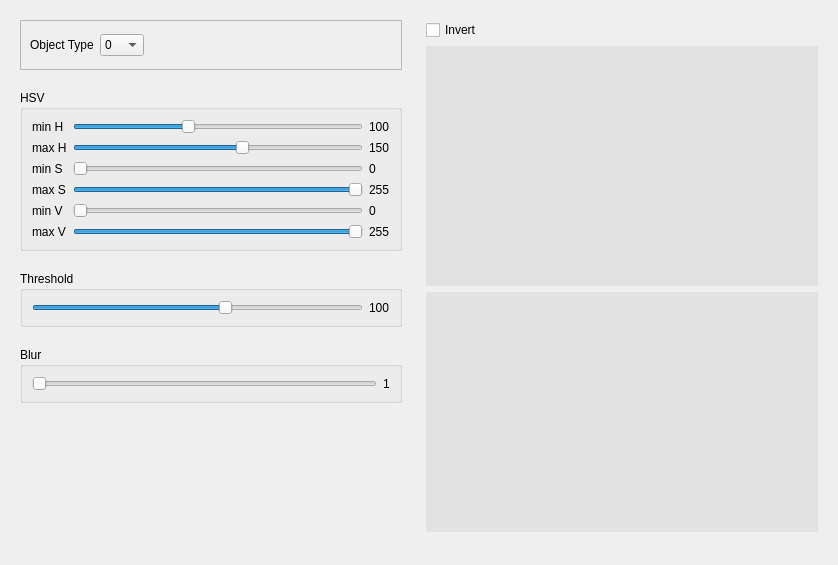
<?xml version="1.0" encoding="UTF-8"?>
<ui version="4.0">
 <class>FilterWindow</class>
 <widget class="QDialog" name="FilterWindow">
  <property name="geometry">
   <rect>
    <x>0</x>
    <y>0</y>
    <width>838</width>
    <height>565</height>
   </rect>
  </property>
  <property name="windowTitle">
   <string>Filter Window</string>
  </property>
  <layout class="QHBoxLayout" name="horizontalLayout">
   <item>
     <widget class="QFrame" name="controlsFrame">
     <property name="maximumSize">
      <size>
       <width>400</width>
       <height>16777215</height>
      </size>
     </property>
     <layout class="QVBoxLayout" name="verticalLayout">
      <property name="spacing">
       <number>20</number>
      </property>
      <item>
       <widget class="QFrame" name="frame_2">
        <property name="minimumSize">
         <size>
          <width>0</width>
          <height>50</height>
         </size>
        </property>
        <property name="frameShape">
         <enum>QFrame::StyledPanel</enum>
        </property>
        <property name="frameShadow">
         <enum>QFrame::Raised</enum>
        </property>
        <layout class="QHBoxLayout" name="horizontalLayout_2">
         <item>
          <widget class="QLabel" name="label_7">
           <property name="text">
            <string>Object Type</string>
           </property>
          </widget>
         </item>
         <item>
          <widget class="QComboBox" name="cbObjectType">
           <item>
            <property name="text">
             <string>0</string>
            </property>
           </item>
           <item>
            <property name="text">
             <string>1</string>
            </property>
           </item>
           <item>
            <property name="text">
             <string>2</string>
            </property>
           </item>
           <item>
            <property name="text">
             <string>3</string>
            </property>
           </item>
           <item>
            <property name="text">
             <string>4</string>
            </property>
           </item>
           <item>
            <property name="text">
             <string>5</string>
            </property>
           </item>
           <item>
            <property name="text">
             <string>6</string>
            </property>
           </item>
           <item>
            <property name="text">
             <string>7</string>
            </property>
           </item>
           <item>
            <property name="text">
             <string>8</string>
            </property>
           </item>
           <item>
            <property name="text">
             <string>9</string>
            </property>
           </item>
           <item>
            <property name="text">
             <string>10</string>
            </property>
           </item>
           <item>
            <property name="text">
             <string>11</string>
            </property>
           </item>
           <item>
            <property name="text">
             <string>12</string>
            </property>
           </item>
           <item>
            <property name="text">
             <string>13</string>
            </property>
           </item>
           <item>
            <property name="text">
             <string>14</string>
            </property>
           </item>
           <item>
            <property name="text">
             <string>15</string>
            </property>
           </item>
           <item>
            <property name="text">
             <string>16</string>
            </property>
           </item>
           <item>
            <property name="text">
             <string>17</string>
            </property>
           </item>
           <item>
            <property name="text">
             <string>18</string>
            </property>
           </item>
           <item>
            <property name="text">
             <string>19</string>
            </property>
           </item>
           <item>
            <property name="text">
             <string>20</string>
            </property>
           </item>
           <item>
            <property name="text">
             <string>21</string>
            </property>
           </item>
           <item>
            <property name="text">
             <string>22</string>
            </property>
           </item>
           <item>
            <property name="text">
             <string>23</string>
            </property>
           </item>
           <item>
            <property name="text">
             <string>24</string>
            </property>
           </item>
           <item>
            <property name="text">
             <string>25</string>
            </property>
           </item>
           <item>
            <property name="text">
             <string>26</string>
            </property>
           </item>
           <item>
            <property name="text">
             <string>27</string>
            </property>
           </item>
           <item>
            <property name="text">
             <string>28</string>
            </property>
           </item>
           <item>
            <property name="text">
             <string>29</string>
            </property>
           </item>
           <item>
            <property name="text">
             <string>+</string>
            </property>
           </item>
          </widget>
         </item>
         <item>
          <spacer name="horizontalSpacer">
           <property name="orientation">
            <enum>Qt::Horizontal</enum>
           </property>
           <property name="sizeHint" stdset="0">
            <size>
             <width>40</width>
             <height>20</height>
            </size>
           </property>
          </spacer>
         </item>
        </layout>
       </widget>
      </item>
      <item>
       <widget class="QGroupBox" name="groupBox">
        <property name="font">
         <font>
          <bold>false</bold>
         </font>
        </property>
        <property name="title">
         <string>HSV</string>
        </property>
        <layout class="QGridLayout" name="gridLayout">
         <item row="2" column="0">
          <widget class="QLabel" name="label_2">
           <property name="text">
            <string>max H</string>
           </property>
          </widget>
         </item>
         <item row="4" column="0">
          <widget class="QLabel" name="label_4">
           <property name="text">
            <string>max S</string>
           </property>
          </widget>
         </item>
         <item row="0" column="1">
          <widget class="QSlider" name="hsminH">
           <property name="maximum">
            <number>255</number>
           </property>
           <property name="value">
            <number>100</number>
           </property>
           <property name="orientation">
            <enum>Qt::Horizontal</enum>
           </property>
          </widget>
         </item>
         <item row="4" column="1">
          <widget class="QSlider" name="hsmaxS">
           <property name="maximum">
            <number>255</number>
           </property>
           <property name="value">
            <number>255</number>
           </property>
           <property name="orientation">
            <enum>Qt::Horizontal</enum>
           </property>
          </widget>
         </item>
         <item row="5" column="0">
          <widget class="QLabel" name="label_5">
           <property name="text">
            <string>min V</string>
           </property>
          </widget>
         </item>
         <item row="3" column="1">
          <widget class="QSlider" name="hsminS">
           <property name="maximum">
            <number>255</number>
           </property>
           <property name="value">
            <number>0</number>
           </property>
           <property name="orientation">
            <enum>Qt::Horizontal</enum>
           </property>
          </widget>
         </item>
         <item row="6" column="1">
          <widget class="QSlider" name="hsmaxV">
           <property name="maximum">
            <number>255</number>
           </property>
           <property name="value">
            <number>255</number>
           </property>
           <property name="orientation">
            <enum>Qt::Horizontal</enum>
           </property>
          </widget>
         </item>
         <item row="6" column="2">
          <widget class="QLabel" name="lbmaxV">
           <property name="text">
            <string>255</string>
           </property>
          </widget>
         </item>
         <item row="3" column="0">
          <widget class="QLabel" name="label_3">
           <property name="text">
            <string>min S</string>
           </property>
          </widget>
         </item>
         <item row="3" column="2">
          <widget class="QLabel" name="lbminS">
           <property name="text">
            <string>0</string>
           </property>
          </widget>
         </item>
         <item row="6" column="0">
          <widget class="QLabel" name="label_6">
           <property name="text">
            <string>max V</string>
           </property>
          </widget>
         </item>
         <item row="5" column="2">
          <widget class="QLabel" name="lbminV">
           <property name="text">
            <string>0</string>
           </property>
          </widget>
         </item>
         <item row="4" column="2">
          <widget class="QLabel" name="lbmaxS">
           <property name="text">
            <string>255</string>
           </property>
          </widget>
         </item>
         <item row="5" column="1">
          <widget class="QSlider" name="hsminV">
           <property name="maximum">
            <number>255</number>
           </property>
           <property name="value">
            <number>0</number>
           </property>
           <property name="orientation">
            <enum>Qt::Horizontal</enum>
           </property>
          </widget>
         </item>
         <item row="0" column="0">
          <widget class="QLabel" name="label">
           <property name="text">
            <string>min H</string>
           </property>
          </widget>
         </item>
         <item row="2" column="1">
          <widget class="QSlider" name="hsmaxH">
           <property name="maximum">
            <number>255</number>
           </property>
           <property name="value">
            <number>150</number>
           </property>
           <property name="orientation">
            <enum>Qt::Horizontal</enum>
           </property>
          </widget>
         </item>
         <item row="2" column="2">
          <widget class="QLabel" name="lbmaxH">
           <property name="text">
            <string>150</string>
           </property>
          </widget>
         </item>
         <item row="0" column="2">
          <widget class="QLabel" name="lbminH">
           <property name="text">
            <string>100</string>
           </property>
          </widget>
         </item>
        </layout>
       </widget>
      </item>
      <item>
       <widget class="QGroupBox" name="groupBox_2">
        <property name="font">
         <font>
          <bold>false</bold>
         </font>
        </property>
        <property name="title">
         <string>Threshold</string>
        </property>
        <layout class="QGridLayout" name="gridLayout_2">
         <item row="0" column="1">
          <widget class="QLabel" name="lbThreshold">
           <property name="text">
            <string>100</string>
           </property>
          </widget>
         </item>
         <item row="0" column="0">
          <widget class="QSlider" name="hsThreshold">
           <property name="maximum">
            <number>255</number>
           </property>
           <property name="value">
            <number>150</number>
           </property>
           <property name="orientation">
            <enum>Qt::Horizontal</enum>
           </property>
          </widget>
         </item>
        </layout>
       </widget>
      </item>
      <item>
       <widget class="QGroupBox" name="groupBox_3">
        <property name="font">
         <font>
          <bold>false</bold>
         </font>
        </property>
        <property name="title">
         <string>Blur</string>
        </property>
        <layout class="QGridLayout" name="gridLayout_3">
         <item row="0" column="1">
          <widget class="QLabel" name="lbBlurSize">
           <property name="text">
            <string>1</string>
           </property>
          </widget>
         </item>
         <item row="0" column="0">
          <widget class="QSlider" name="hsBlurSize">
           <property name="minimum">
            <number>1</number>
           </property>
           <property name="maximum">
            <number>51</number>
           </property>
           <property name="singleStep">
            <number>2</number>
           </property>
           <property name="value">
            <number>1</number>
           </property>
           <property name="orientation">
            <enum>Qt::Horizontal</enum>
           </property>
          </widget>
         </item>
        </layout>
       </widget>
      </item>
      <item>
       <spacer name="verticalSpacer">
        <property name="orientation">
         <enum>Qt::Vertical</enum>
        </property>
        <property name="sizeHint" stdset="0">
         <size>
          <width>20</width>
          <height>40</height>
         </size>
        </property>
       </spacer>
      </item>
     </layout>
    </widget>
   </item>
   <item>
     <widget class="QFrame" name="previewFrame">
     <layout class="QVBoxLayout" name="verticalLayout_2">
      <item>
       <widget class="QCheckBox" name="cbInvert">
        <property name="text">
         <string>Invert</string>
        </property>
       </widget>
      </item>
      <item>
       <widget class="QLabel" name="lbOriginImage">
        <property name="minimumSize">
         <size>
          <width>320</width>
          <height>240</height>
         </size>
        </property>
        <property name="maximumSize">
         <size>
          <width>400</width>
          <height>300</height>
         </size>
        </property>
        <property name="styleSheet">
         <string notr="true">background-color:rgb(226, 226, 226)</string>
        </property>
        <property name="text">
         <string/>
        </property>
        <property name="scaledContents">
         <bool>false</bool>
        </property>
       </widget>
      </item>
      <item>
       <widget class="QLabel" name="lbProcessImage">
        <property name="minimumSize">
         <size>
          <width>320</width>
          <height>240</height>
         </size>
        </property>
        <property name="maximumSize">
         <size>
          <width>400</width>
          <height>300</height>
         </size>
        </property>
        <property name="styleSheet">
         <string notr="true">background-color:rgb(226, 226, 226)</string>
        </property>
        <property name="text">
         <string/>
        </property>
        <property name="scaledContents">
         <bool>false</bool>
        </property>
       </widget>
      </item>
      <item>
       <spacer name="verticalSpacer_2">
        <property name="orientation">
         <enum>Qt::Vertical</enum>
        </property>
        <property name="sizeHint" stdset="0">
         <size>
          <width>20</width>
          <height>40</height>
         </size>
        </property>
       </spacer>
      </item>
     </layout>
    </widget>
   </item>
  </layout>
 </widget>
 <resources/>
 <connections/>
</ui>
